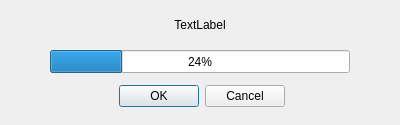
<?xml version="1.0" encoding="UTF-8"?>
<ui version="4.0">
 <class>Dialog</class>
 <widget class="QDialog" name="Dialog">
  <property name="geometry">
   <rect>
    <x>0</x>
    <y>0</y>
    <width>400</width>
    <height>125</height>
   </rect>
  </property>
  <property name="windowTitle">
   <string>Dialog</string>
  </property>
  <widget class="QDialogButtonBox" name="buttonBox">
   <property name="geometry">
    <rect>
     <x>115</x>
     <y>80</y>
     <width>170</width>
     <height>32</height>
    </rect>
   </property>
   <property name="orientation">
    <enum>Qt::Horizontal</enum>
   </property>
   <property name="standardButtons">
    <set>QDialogButtonBox::Cancel|QDialogButtonBox::Ok</set>
   </property>
  </widget>
  <widget class="QProgressBar" name="progressBar">
   <property name="geometry">
    <rect>
     <x>50</x>
     <y>50</y>
     <width>300</width>
     <height>23</height>
    </rect>
   </property>
   <property name="value">
    <number>24</number>
   </property>
  </widget>
  <widget class="QLabel" name="label">
   <property name="geometry">
    <rect>
     <x>50</x>
     <y>15</y>
     <width>300</width>
     <height>20</height>
    </rect>
   </property>
   <property name="text">
    <string>TextLabel</string>
   </property>
   <property name="alignment">
    <set>Qt::AlignCenter</set>
   </property>
  </widget>
 </widget>
 <resources/>
 <connections>
  <connection>
   <sender>buttonBox</sender>
   <signal>accepted()</signal>
   <receiver>Dialog</receiver>
   <slot>accept()</slot>
   <hints>
    <hint type="sourcelabel">
     <x>248</x>
     <y>254</y>
    </hint>
    <hint type="destinationlabel">
     <x>157</x>
     <y>274</y>
    </hint>
   </hints>
  </connection>
  <connection>
   <sender>buttonBox</sender>
   <signal>rejected()</signal>
   <receiver>Dialog</receiver>
   <slot>reject()</slot>
   <hints>
    <hint type="sourcelabel">
     <x>316</x>
     <y>260</y>
    </hint>
    <hint type="destinationlabel">
     <x>286</x>
     <y>274</y>
    </hint>
   </hints>
  </connection>
 </connections>
</ui>
